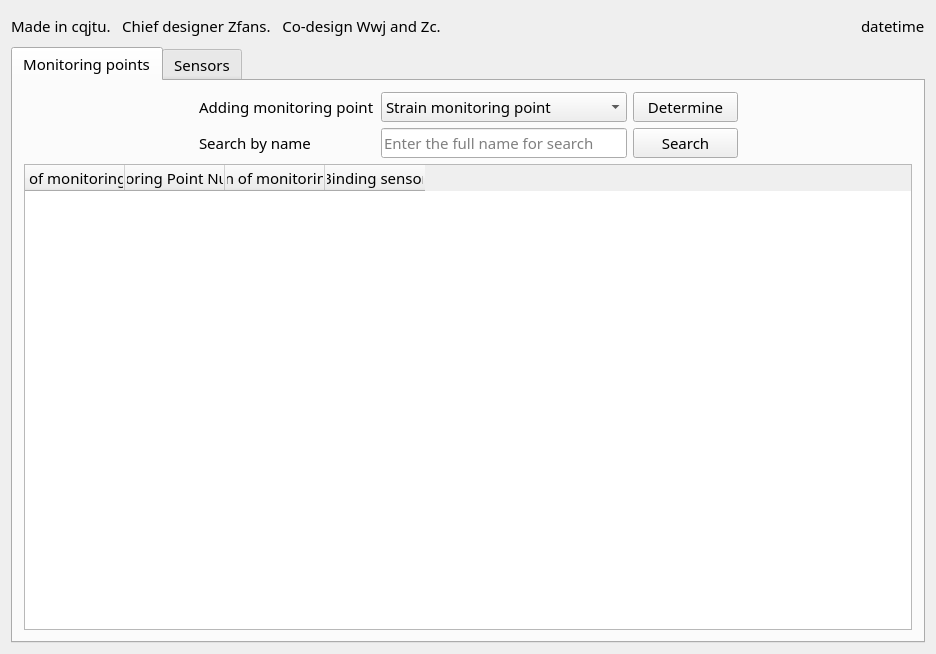
<?xml version="1.0" encoding="UTF-8"?>
<ui version="4.0">
 <class>main_widget</class>
 <widget class="QWidget" name="main_widget">
  <property name="geometry">
   <rect>
    <x>0</x>
    <y>0</y>
    <width>936</width>
    <height>654</height>
   </rect>
  </property>
  <property name="font">
   <font>
    <family>微软雅黑</family>
    <pointsize>11</pointsize>
   </font>
  </property>
  <property name="windowTitle">
   <string>Bridge Monitoring Data Acquisition System 1.0</string>
  </property>
  <property name="windowIcon">
   <iconset resource="images.qrc">
    <normaloff>:/new/prefix1/MyImages/Br01.svg</normaloff>:/new/prefix1/MyImages/Br01.svg</iconset>
  </property>
  <layout class="QGridLayout" name="gridLayout_2">
   <item row="0" column="0">
    <widget class="QLabel" name="introduce_label">
     <property name="minimumSize">
      <size>
       <width>0</width>
       <height>30</height>
      </size>
     </property>
     <property name="maximumSize">
      <size>
       <width>16777215</width>
       <height>30</height>
      </size>
     </property>
     <property name="text">
      <string>Made in cqjtu.   Chief designer Zfans.   Co-design Wwj and Zc.</string>
     </property>
    </widget>
   </item>
   <item row="0" column="1">
    <spacer name="horizontalSpacer">
     <property name="orientation">
      <enum>Qt::Horizontal</enum>
     </property>
     <property name="sizeHint" stdset="0">
      <size>
       <width>427</width>
       <height>20</height>
      </size>
     </property>
    </spacer>
   </item>
   <item row="0" column="2">
    <widget class="QLabel" name="time_label">
     <property name="minimumSize">
      <size>
       <width>0</width>
       <height>30</height>
      </size>
     </property>
     <property name="maximumSize">
      <size>
       <width>16777215</width>
       <height>30</height>
      </size>
     </property>
     <property name="text">
      <string>datetime</string>
     </property>
    </widget>
   </item>
   <item row="1" column="0" colspan="3">
    <widget class="QTabWidget" name="tabWidget">
     <property name="currentIndex">
      <number>0</number>
     </property>
     <widget class="QWidget" name="Monitoring_points_tab">
      <attribute name="title">
       <string>Monitoring points</string>
      </attribute>
      <layout class="QGridLayout" name="gridLayout">
       <item row="0" column="0">
        <spacer name="horizontalSpacer_2">
         <property name="orientation">
          <enum>Qt::Horizontal</enum>
         </property>
         <property name="sizeHint" stdset="0">
          <size>
           <width>98</width>
           <height>20</height>
          </size>
         </property>
        </spacer>
       </item>
       <item row="0" column="1">
        <widget class="QLabel" name="add_point_label">
         <property name="minimumSize">
          <size>
           <width>0</width>
           <height>30</height>
          </size>
         </property>
         <property name="maximumSize">
          <size>
           <width>16777215</width>
           <height>30</height>
          </size>
         </property>
         <property name="text">
          <string>Adding monitoring point</string>
         </property>
        </widget>
       </item>
       <item row="0" column="2">
        <widget class="QComboBox" name="op_point_comboBox">
         <property name="minimumSize">
          <size>
           <width>220</width>
           <height>30</height>
          </size>
         </property>
         <property name="maximumSize">
          <size>
           <width>16777215</width>
           <height>30</height>
          </size>
         </property>
         <item>
          <property name="text">
           <string>Strain monitoring point</string>
          </property>
         </item>
         <item>
          <property name="text">
           <string>Deflection monitoring point</string>
          </property>
         </item>
         <item>
          <property name="text">
           <string>Displacement monitoring point</string>
          </property>
         </item>
        </widget>
       </item>
       <item row="0" column="3">
        <widget class="QPushButton" name="ensure_point_pushButton">
         <property name="minimumSize">
          <size>
           <width>105</width>
           <height>30</height>
          </size>
         </property>
         <property name="maximumSize">
          <size>
           <width>16777215</width>
           <height>30</height>
          </size>
         </property>
         <property name="text">
          <string>Determine</string>
         </property>
         <property name="icon">
          <iconset resource="images.qrc">
           <normaloff>:/new/prefix1/MyImages/checkmark.svg</normaloff>:/new/prefix1/MyImages/checkmark.svg</iconset>
         </property>
        </widget>
       </item>
       <item row="0" column="4">
        <spacer name="horizontalSpacer_4">
         <property name="orientation">
          <enum>Qt::Horizontal</enum>
         </property>
         <property name="sizeHint" stdset="0">
          <size>
           <width>98</width>
           <height>20</height>
          </size>
         </property>
        </spacer>
       </item>
       <item row="1" column="0">
        <spacer name="horizontalSpacer_3">
         <property name="orientation">
          <enum>Qt::Horizontal</enum>
         </property>
         <property name="sizeHint" stdset="0">
          <size>
           <width>98</width>
           <height>20</height>
          </size>
         </property>
        </spacer>
       </item>
       <item row="1" column="1">
        <widget class="QLabel" name="search_point_label">
         <property name="minimumSize">
          <size>
           <width>0</width>
           <height>30</height>
          </size>
         </property>
         <property name="maximumSize">
          <size>
           <width>16777215</width>
           <height>30</height>
          </size>
         </property>
         <property name="text">
          <string>Search by name</string>
         </property>
        </widget>
       </item>
       <item row="1" column="2">
        <widget class="QLineEdit" name="search_point_lineEdit">
         <property name="minimumSize">
          <size>
           <width>220</width>
           <height>30</height>
          </size>
         </property>
         <property name="maximumSize">
          <size>
           <width>16777215</width>
           <height>30</height>
          </size>
         </property>
         <property name="placeholderText">
          <string>Enter the full name for search</string>
         </property>
        </widget>
       </item>
       <item row="1" column="3">
        <widget class="QPushButton" name="search_point_pushButton">
         <property name="minimumSize">
          <size>
           <width>105</width>
           <height>30</height>
          </size>
         </property>
         <property name="maximumSize">
          <size>
           <width>16777215</width>
           <height>30</height>
          </size>
         </property>
         <property name="text">
          <string>Search</string>
         </property>
         <property name="icon">
          <iconset resource="images.qrc">
           <normaloff>:/new/prefix1/MyImages/search.svg</normaloff>:/new/prefix1/MyImages/search.svg</iconset>
         </property>
        </widget>
       </item>
       <item row="1" column="4">
        <spacer name="horizontalSpacer_5">
         <property name="orientation">
          <enum>Qt::Horizontal</enum>
         </property>
         <property name="sizeHint" stdset="0">
          <size>
           <width>98</width>
           <height>20</height>
          </size>
         </property>
        </spacer>
       </item>
       <item row="2" column="0" colspan="5">
        <widget class="QTableWidget" name="point_tableWidget">
         <property name="font">
          <font>
           <family>微软雅黑</family>
           <pointsize>11</pointsize>
          </font>
         </property>
         <column>
          <property name="text">
           <string>Name of monitoring point</string>
          </property>
         </column>
         <column>
          <property name="text">
           <string>Monitoring Point Number</string>
          </property>
         </column>
         <column>
          <property name="text">
           <string>Location of monitoring point</string>
          </property>
         </column>
         <column>
          <property name="text">
           <string>Binding sensor</string>
          </property>
         </column>
        </widget>
       </item>
      </layout>
     </widget>
     <widget class="QWidget" name="Sensors_tab">
      <attribute name="title">
       <string>Sensors</string>
      </attribute>
      <layout class="QGridLayout" name="gridLayout_3">
       <item row="0" column="0">
        <spacer name="horizontalSpacer_6">
         <property name="orientation">
          <enum>Qt::Horizontal</enum>
         </property>
         <property name="sizeHint" stdset="0">
          <size>
           <width>231</width>
           <height>20</height>
          </size>
         </property>
        </spacer>
       </item>
       <item row="0" column="1">
        <widget class="QLabel" name="add_sensor_label">
         <property name="minimumSize">
          <size>
           <width>0</width>
           <height>30</height>
          </size>
         </property>
         <property name="maximumSize">
          <size>
           <width>16777215</width>
           <height>30</height>
          </size>
         </property>
         <property name="text">
          <string>Adding sensor</string>
         </property>
        </widget>
       </item>
       <item row="0" column="2">
        <widget class="QComboBox" name="op_sensor_comboBox">
         <property name="minimumSize">
          <size>
           <width>220</width>
           <height>30</height>
          </size>
         </property>
         <property name="maximumSize">
          <size>
           <width>16777215</width>
           <height>30</height>
          </size>
         </property>
         <item>
          <property name="text">
           <string>Strain sensor</string>
          </property>
         </item>
         <item>
          <property name="text">
           <string>Deflection sensor</string>
          </property>
         </item>
         <item>
          <property name="text">
           <string>Displacement sensor</string>
          </property>
         </item>
        </widget>
       </item>
       <item row="0" column="3">
        <widget class="QPushButton" name="ensure_sensor_pushButton">
         <property name="minimumSize">
          <size>
           <width>105</width>
           <height>30</height>
          </size>
         </property>
         <property name="maximumSize">
          <size>
           <width>16777215</width>
           <height>30</height>
          </size>
         </property>
         <property name="text">
          <string>Determine</string>
         </property>
         <property name="icon">
          <iconset resource="images.qrc">
           <normaloff>:/new/prefix1/MyImages/checkmark.svg</normaloff>:/new/prefix1/MyImages/checkmark.svg</iconset>
         </property>
        </widget>
       </item>
       <item row="0" column="4">
        <spacer name="horizontalSpacer_8">
         <property name="orientation">
          <enum>Qt::Horizontal</enum>
         </property>
         <property name="sizeHint" stdset="0">
          <size>
           <width>231</width>
           <height>20</height>
          </size>
         </property>
        </spacer>
       </item>
       <item row="1" column="0">
        <spacer name="horizontalSpacer_7">
         <property name="orientation">
          <enum>Qt::Horizontal</enum>
         </property>
         <property name="sizeHint" stdset="0">
          <size>
           <width>231</width>
           <height>20</height>
          </size>
         </property>
        </spacer>
       </item>
       <item row="1" column="1">
        <widget class="QLabel" name="search_sensor_label">
         <property name="minimumSize">
          <size>
           <width>0</width>
           <height>30</height>
          </size>
         </property>
         <property name="maximumSize">
          <size>
           <width>16777215</width>
           <height>30</height>
          </size>
         </property>
         <property name="text">
          <string>Search by name</string>
         </property>
        </widget>
       </item>
       <item row="1" column="2">
        <widget class="QLineEdit" name="search_sensor_lineEdit">
         <property name="minimumSize">
          <size>
           <width>220</width>
           <height>30</height>
          </size>
         </property>
         <property name="maximumSize">
          <size>
           <width>16777215</width>
           <height>30</height>
          </size>
         </property>
         <property name="placeholderText">
          <string>Enter the full name for search</string>
         </property>
        </widget>
       </item>
       <item row="1" column="3">
        <widget class="QPushButton" name="search_sensor_pushButton">
         <property name="minimumSize">
          <size>
           <width>105</width>
           <height>30</height>
          </size>
         </property>
         <property name="maximumSize">
          <size>
           <width>16777215</width>
           <height>30</height>
          </size>
         </property>
         <property name="text">
          <string>Search</string>
         </property>
         <property name="icon">
          <iconset resource="images.qrc">
           <normaloff>:/new/prefix1/MyImages/search.svg</normaloff>:/new/prefix1/MyImages/search.svg</iconset>
         </property>
        </widget>
       </item>
       <item row="1" column="4">
        <spacer name="horizontalSpacer_9">
         <property name="orientation">
          <enum>Qt::Horizontal</enum>
         </property>
         <property name="sizeHint" stdset="0">
          <size>
           <width>231</width>
           <height>20</height>
          </size>
         </property>
        </spacer>
       </item>
       <item row="2" column="0" colspan="5">
        <widget class="QTableWidget" name="sensor_tableWidget">
         <property name="font">
          <font>
           <family>微软雅黑</family>
           <pointsize>11</pointsize>
          </font>
         </property>
         <column>
          <property name="text">
           <string>Name</string>
          </property>
         </column>
         <column>
          <property name="text">
           <string>number</string>
          </property>
         </column>
         <column>
          <property name="text">
           <string>Specification</string>
          </property>
         </column>
         <column>
          <property name="text">
           <string>Model</string>
          </property>
         </column>
         <column>
          <property name="text">
           <string>Manufacturer</string>
          </property>
         </column>
         <column>
          <property name="text">
           <string>Date of manufacture</string>
          </property>
         </column>
         <column>
          <property name="text">
           <string>state</string>
          </property>
         </column>
        </widget>
       </item>
      </layout>
     </widget>
    </widget>
   </item>
  </layout>
 </widget>
 <layoutdefault spacing="6" margin="11"/>
 <tabstops>
  <tabstop>tabWidget</tabstop>
  <tabstop>op_point_comboBox</tabstop>
  <tabstop>ensure_point_pushButton</tabstop>
  <tabstop>search_point_lineEdit</tabstop>
  <tabstop>search_point_pushButton</tabstop>
  <tabstop>point_tableWidget</tabstop>
  <tabstop>op_sensor_comboBox</tabstop>
  <tabstop>ensure_sensor_pushButton</tabstop>
  <tabstop>search_sensor_lineEdit</tabstop>
  <tabstop>search_sensor_pushButton</tabstop>
  <tabstop>sensor_tableWidget</tabstop>
 </tabstops>
 <resources>
  <include location="images.qrc"/>
 </resources>
 <connections/>
</ui>
